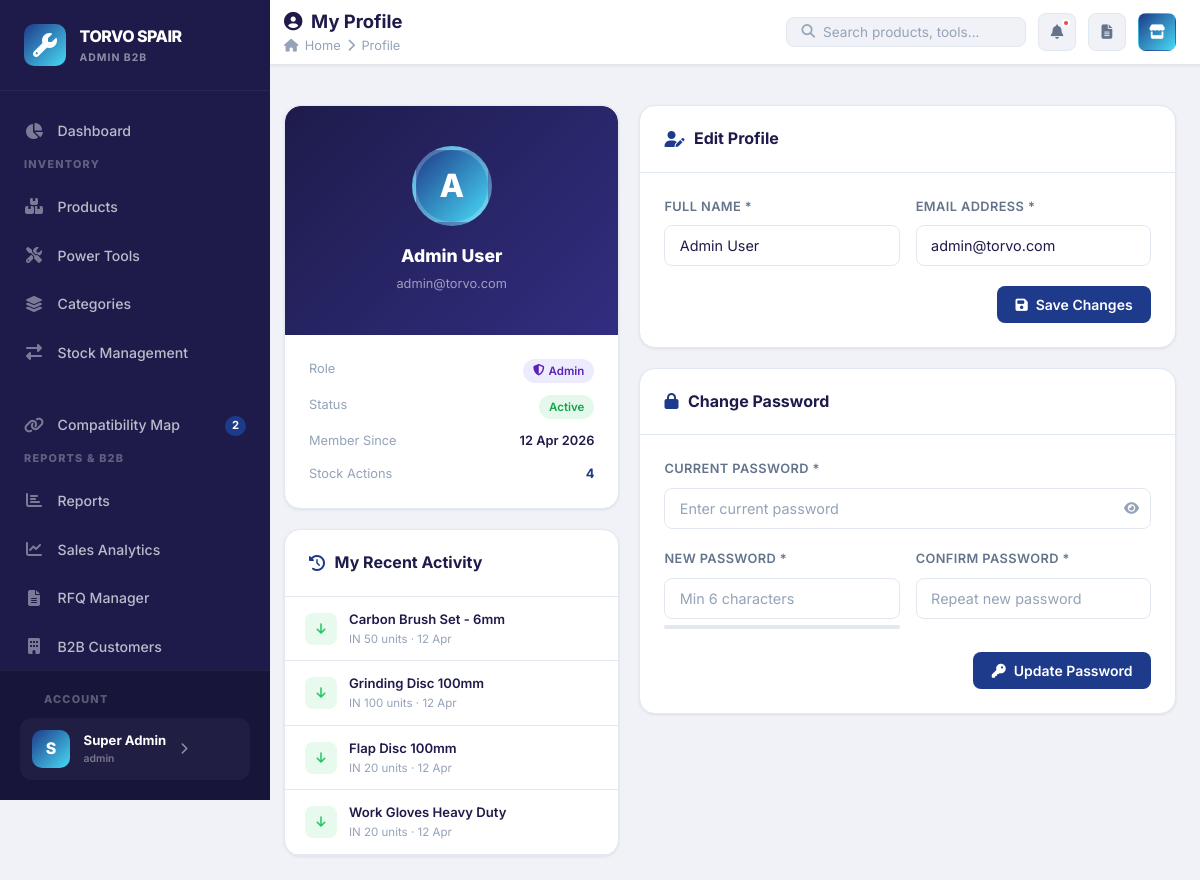
The page /pages/profile.php (signed in) on the database its author committed.
### tables this page shows
CREATE TABLE IF NOT EXISTS settings (
    setting_key VARCHAR(100) PRIMARY KEY,
    setting_value TEXT,
    category ENUM('frontend', 'admin', 'system') DEFAULT 'frontend',
    updated_at TIMESTAMP DEFAULT CURRENT_TIMESTAMP ON UPDATE CURRENT_TIMESTAMP
);

CREATE TABLE IF NOT EXISTS users (
    id INT AUTO_INCREMENT PRIMARY KEY,
    name VARCHAR(100) NOT NULL,
    email VARCHAR(150) NOT NULL UNIQUE,
    password VARCHAR(255) NOT NULL,
    role ENUM('admin', 'staff') DEFAULT 'staff',
    status ENUM('active', 'inactive') DEFAULT 'active',
    created_at TIMESTAMP DEFAULT CURRENT_TIMESTAMP,
    updated_at TIMESTAMP DEFAULT CURRENT_TIMESTAMP ON UPDATE CURRENT_TIMESTAMP
);

CREATE TABLE IF NOT EXISTS stock_logs (
    id INT AUTO_INCREMENT PRIMARY KEY,
    product_id INT NOT NULL,
    user_id INT NOT NULL,
    type ENUM('in', 'out') NOT NULL,
    quantity INT NOT NULL,
    previous_stock INT NOT NULL,
    current_stock INT NOT NULL,
    notes TEXT,
    created_at TIMESTAMP DEFAULT CURRENT_TIMESTAMP,
    FOREIGN KEY (product_id) REFERENCES products(id) ON DELETE CASCADE,
    FOREIGN KEY (user_id) REFERENCES users(id) ON DELETE CASCADE
);

CREATE TABLE IF NOT EXISTS products (
    id INT AUTO_INCREMENT PRIMARY KEY,
    name VARCHAR(150) NOT NULL,
    sku VARCHAR(100) UNIQUE,
    category_id INT NOT NULL,
    brand VARCHAR(100),
    price DECIMAL(10,2) DEFAULT 0.00,
    quantity INT DEFAULT 0,
    min_stock INT DEFAULT 5,
    description TEXT,
    image VARCHAR(255),
    barcode VARCHAR(100),
    status ENUM('active', 'inactive') DEFAULT 'active',
    created_at TIMESTAMP DEFAULT CURRENT_TIMESTAMP,
    updated_at TIMESTAMP DEFAULT CURRENT_TIMESTAMP ON UPDATE CURRENT_TIMESTAMP,
    FOREIGN KEY (category_id) REFERENCES categories(id) ON DELETE CASCADE
);

### pages/profile.php (the view, shortened to what the rows shown need)
<?php
include BASE_PATH . '/includes/header.php';
$db   = getDB();
$user = currentUser();
$uid  = $user['id'];
$stmt = $db->prepare("SELECT * FROM users WHERE id = ?");
$stmt->execute([$uid]);
$profile = $stmt->fetch();
$lastLog = $db->prepare("SELECT sl.created_at, p.name AS pname, sl.type, sl.quantity FROM stock_logs sl JOIN products p ON sl.product_id = p.id WHERE sl.user_id = ? ORDER BY sl.created_at DESC LIMIT 5");
$lastLog->execute([$uid]);
$recentActions = $lastLog->fetchAll();
?>
<div class="page-body">
<div style="display:grid;grid-template-columns:1fr 1.6fr;gap:1.25rem;align-items:start;">
    <div>
        <div class="card" style="margin-bottom:1.25rem;">
            <div style="background:linear-gradient(135deg,#1e1b4b,#312e81);padding:2.5rem;text-align:center;border-radius:var(--radius-lg) var(--radius-lg) 0 0;">
                <div style="width:80px;height:80px;border-radius:50%;background:linear-gradient(135deg,var(--primary),var(--accent));display:flex;align-items:center;justify-content:center;font-size:2rem;color:#fff;font-weight:800;margin:0 auto 1rem;border:4px solid rgba(255,255,255,0.2);">
                    <?= strtoupper(substr($profile['name'], 0, 1)) ?>
                </div>
                <h2 style="font-size:1.1rem;font-weight:800;color:#fff;margin-bottom:0.25rem;"><?= htmlspecialchars($profile['name']) ?></h2>
                <p style="font-size:0.8rem;color:rgba(255,255,255,0.55);"><?= htmlspecialchars($profile['email']) ?></p>
            </div>
            <div class="card-body">
                <div style="display:flex;justify-content:space-between;margin-bottom:0.75rem;">
                    <span style="font-size:0.8rem;color:var(--text-muted);">Role</span>
                    <span class="badge-pill <?= $profile['role']==='admin'?'badge-primary':'badge-info' ?>">
                        <i class="fas fa-<?= $profile['role']==='admin'?'shield-alt':'user' ?>"></i>
                        <?= ucfirst($profile['role']) ?>
                    </span>
                </div>
                <div style="display:flex;justify-content:space-between;margin-bottom:0.75rem;">
                    <span style="font-size:0.8rem;color:var(--text-muted);">Member Since</span>
                    <span style="font-size:0.8rem;font-weight:600;"><?= date('d M Y', strtotime($profile['created_at'])) ?></span>
                </div>
            </div>
        </div>
        <div class="card">
            <?php if (empty($recentActions)): ?>
                <div class="empty-state" style="padding:1.5rem;"><i class="fas fa-inbox"></i><h3 style="font-size:0.9rem;">No activity yet</h3></div>
            <?php else: ?>
            <div style="padding:0;">
                <?php foreach ($recentActions as $ra): ?>
                <div style="display:flex;align-items:center;gap:0.75rem;padding:0.75rem 1.25rem;border-bottom:1px solid var(--border-color);">
                    <div style="width:32px;height:32px;border-radius:8px;background:<?= $ra['type']==='in'?'rgba(34,197,94,0.1)':'rgba(245,158,11,0.1)' ?>;display:flex;align-items:center;justify-content:center;flex-shrink:0;">
                        <i class="fas fa-arrow-<?= $ra['type']==='in'?'down':'up' ?>" style="font-size:0.75rem;color:<?= $ra['type']==='in'?'var(--success)':'var(--warning)' ?>;"></i>
                    </div>
                    <div style="flex:1;min-width:0;">
                        <div style="font-size:0.82rem;font-weight:600;white-space:nowrap;overflow:hidden;text-overflow:ellipsis;"><?= htmlspecialchars($ra['pname']) ?></div>
                        <div style="font-size:0.72rem;color:var(--text-muted);">
                            <?= strtoupper($ra['type']) ?> <?= $ra['quantity'] ?> units · <?= date('d M', strtotime($ra['created_at'])) ?>
                        </div>
                    </div>
                </div>
                <?php endforeach; ?>
            </div>
            <?php endif; ?>
        </div>
    </div>
    <div>
        <div class="card" style="margin-bottom:1.25rem;">
            <div class="card-body">
                <form method="POST">
                    <div class="form-row">
                        <div class="form-group">
                            <label class="form-label">Full Name *</label>
                            <input type="text" name="name" class="form-control" value="<?= htmlspecialchars($profile['name']) ?>" required>
                        </div>
                        <div class="form-group">
                            <label class="form-label">Email Address *</label>
                            <input type="email" name="email" class="form-control" value="<?= htmlspecialchars($profile['email']) ?>" required>
                        </div>
                    </div>
                </form>
            </div>
        </div>
    </div>
</div>
</div>
<?php include BASE_PATH . '/includes/footer.php'; ?>

### includes/header.php (shortened to what the rows shown need)
<?php
require_once BASE_PATH . '/config/database.php';
?>
<!DOCTYPE html>
<html lang="en">
<head>
    <link rel="stylesheet" href="https://cdnjs.cloudflare.com/ajax/libs/font-awesome/6.5.0/css/all.min.css">
    <link rel="stylesheet" href="<?= APP_URL ?>/assets/css/style.css">
</head>
<body>
<div class="app-layout">
<aside class="sidebar" id="sidebar">
    <div class="sidebar-header">
        <a href="<?= APP_URL ?>/pages/dashboard.php" class="sidebar-logo">
            <div class="logo-text">
                <span class="logo-main"><?= getSetting('site_title', 'TORVO SPAIR') ?></span>
                <span class="logo-sub">ADMIN B2B</span>
            </div>
        </a>
    </div>
</aside>
<div class="main-content">

### rows shown on the page
settings: setting_value "TORVO SPAIR"
users: name "A", name "Admin User", email "admin@torvo.com", role "Admin", created_at "12 Apr 2026"
stock_logs: product.name "Carbon Brush Set - 6mm", type "IN", quantity "50", created_at "12 Apr"
stock_logs: product.name "Grinding Disc 100mm", type "IN", quantity "100", created_at "12 Apr"
stock_logs: product.name "Flap Disc 100mm", type "IN", quantity "20", created_at "12 Apr"
stock_logs: product.name "Work Gloves Heavy Duty", type "IN", quantity "20", created_at "12 Apr"

### other values the page prints
$pageTitle "My Profile"
$pageBreadcrumb "Profile"
$totalActions "4"
